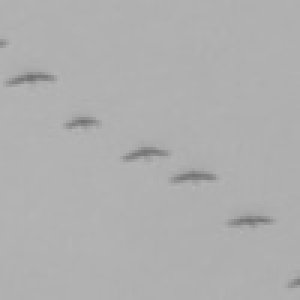
#> input picture Lab05/bird_miniatures/E0089_TR0005_OB2257_T01_M13.jpg, 100 x 100 px (shown 3 times larger); its folder holds only this picture in this run
$ python ex2_ptaki.py
#> lines starting #> are read from the running program, lines starting #| are printed output that depends on the picture; after the words box and inside, x2 and y2 are one past the last pixel; in counts of white or black regions, pixels touching at a corner belong together
#> in count_birds_in_image, image is the input picture: shape (100, 100, 3); min 112, max 181, mean 175.2
from pathlib import Path

import cv2
import numpy as np

# ptaki
IMAGES_DIR = "bird_miniatures"

# minimalna i maksymalna wielkosc obiektu, ktory uznajemy za ptaka
MIN_COMPONENT_AREA = 2
MAX_COMPONENT_AREA = 300

# prog po odjeciu tla
THRESHOLD_VALUE = 8

# pobranie wszystkich obrazow z folderu
def get_image_paths(images_dir):
	return sorted(
		path for path in images_dir.iterdir()
	)

# przygotowanie maski, na ktorej ptaki beda bialymi obiektami - ChatGPT
def build_bird_mask(gray_image):
	# lekkie wzmocnienie lokalnego kontrastu, zeby ciemne ptaki byly lepiej widoczne
	enhanced = cv2.createCLAHE(clipLimit=2.0, tileGridSize=(8, 8)).apply(gray_image)
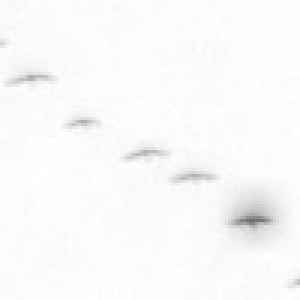
#> enhanced: shape (100, 100) (shown 3 times larger); min 106, max 255, mean 249.5

	# rozmyty obraz traktujemy jako przyblizenie tla
	background = cv2.GaussianBlur(enhanced, (0, 0), 9)

	# odejmujemy ciemniejsze obiekty od tla, dzieki czemu ptaki wychodza mocniej
	difference = cv2.subtract(background, enhanced)
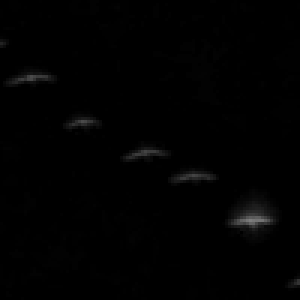
#> difference: shape (100, 100) (shown 3 times larger); min 0, max 125, mean 1.5

	# zamiana na obraz binarny: ptaki beda biale, tlo czarne
	_, mask = cv2.threshold(difference, THRESHOLD_VALUE, 255, cv2.THRESH_BINARY)
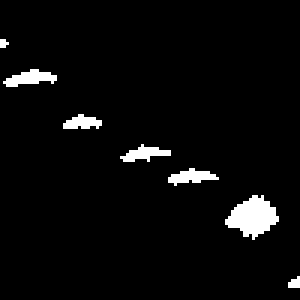
#> mask: shape (100, 100) (shown 3 times larger); 3.9% white; 7 white regions (2 under 20 px), largest, box (x1, y1, x2, y2) and area: (75, 65, 93, 80) 160, (1, 23, 19, 29) 62, (56, 56, 73, 62) 55, (40, 48, 57, 54) 52, (21, 38, 34, 43) 44

	# usuniecie szumu z pojedynczych pikseli
	kernel = np.ones((2, 2), np.uint8)
	cleaned_mask = cv2.morphologyEx(mask, cv2.MORPH_OPEN, kernel)
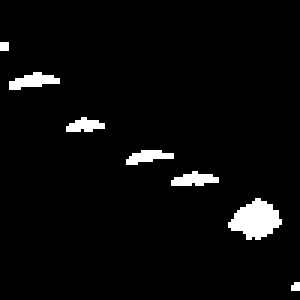
#> cleaned_mask: shape (100, 100) (shown 3 times larger); 3.8% white; 7 white regions (2 under 20 px), largest, box (x1, y1, x2, y2) and area: (76, 66, 94, 80) 158, (3, 24, 20, 30) 60, (57, 57, 73, 62) 53, (42, 50, 58, 55) 49, (22, 39, 35, 44) 43

	return cleaned_mask


# policzenie spojnych bialych plam - ptakow
def count_birds_from_mask(mask):
	num_labels, _, stats, _ = cv2.connectedComponentsWithStats(mask, connectivity=8)
#> num_labels = 8; stats = [[0, 0, 100, 100, 9620], [0, 14, 3, 3, 9], [3, 24, 17, 6, 60], [22, 39, 13, 5, 43], [42, 50, 16, 5, 49], [57, 57, 16, 5, 53], [76, 66, 18, 14, 158], [97, 94, 3, 3, 8]]
	count = 0

	# etykieta 0 to tlo, dlatego zaczynamy od 1
	for label in range(1, num_labels):
		area = stats[label, cv2.CC_STAT_AREA]
		if MIN_COMPONENT_AREA <= area <= MAX_COMPONENT_AREA:
			count += 1
#> this loop made 7 passes
#> area on passes 2 to 6: 60, 43, 49, 53, 158
#> after the loop, count = 7

	return count


# liczenie ptakow na obrazie
def count_birds_in_image(image_path):
	image = cv2.imread(str(image_path))

	# konwersja do skali szarosci zgodnie z poleceniem - ChatGPT
	gray_image = cv2.cvtColor(image, cv2.COLOR_BGR2GRAY)
	mask = build_bird_mask(gray_image)
	return count_birds_from_mask(mask)


def main():
	base_dir = Path(__file__).resolve().parent
	images_dir = base_dir / IMAGES_DIR

	image_paths = get_image_paths(images_dir)

	print("Liczba ptakow na obrazach:")
	for image_path in image_paths:
		bird_count = count_birds_in_image(image_path)
#> bird_count = 7
		print(f"{image_path.name}: {bird_count}")
#| E0089_TR0005_OB2257_T01_M13.jpg: 7

if __name__ == "__main__":
	main()

$ run again, on Lab05/bird_miniatures/E0418_TR0000_OB1797_T01_M04.jpg
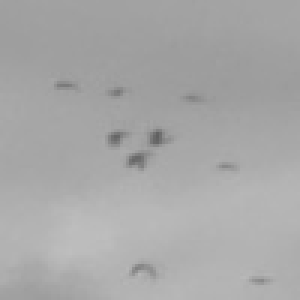
#> input picture Lab05/bird_miniatures/E0418_TR0000_OB1797_T01_M04.jpg, 100 x 100 px (shown 3 times larger)
#> in count_birds_in_image, image is the input picture: shape (100, 100, 3); min 96, max 190, mean 167.9
#> in build_bird_mask, `_, mask = cv2.threshold(difference, THRESHOLD_VALUE, 255, cv2.THRESH_B..`:
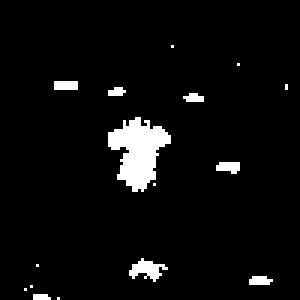
#> mask: shape (100, 100) (shown 3 times larger); 4.7% white; 16 white regions (11 under 20 px), largest, box (x1, y1, x2, y2) and area: (36, 39, 57, 64) 299, (43, 86, 56, 94) 52, (72, 54, 80, 58) 25, (18, 27, 26, 30) 24, (83, 92, 91, 95) 20
#> in build_bird_mask, `cleaned_mask = cv2.morphologyEx(mask, cv2.MORPH_OPEN, kernel)`:
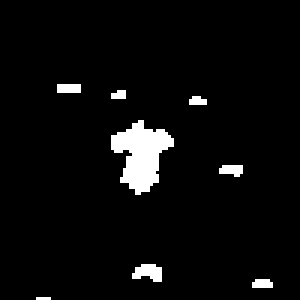
#> cleaned_mask: shape (100, 100) (shown 3 times larger); 4.3% white; 8 white regions (4 under 20 px), largest, box (x1, y1, x2, y2) and area: (37, 40, 58, 65) 291, (44, 88, 54, 94) 43, (73, 55, 81, 59) 25, (19, 28, 27, 31) 24
#> num_labels = 9; stats = [[0, 0, 100, 100, 9565], [19, 28, 8, 3, 24], [37, 30, 5, 3, 13], [63, 32, 6, 3, 15], [37, 40, 21, 25, 291], [73, 55, 8, 4, 25], [44, 88, 10, 6, 43], [84, 93, 7, 3, 19], [12, 99, 5, 1, 5]]
#> the loop in count_birds_from_mask, `for label in range(1, num_labels):` made 8 passes
#> area on passes 1, 4, 5, 6: 24, 291, 25, 43
#> after the loop in count_birds_from_mask, `for label in range(1, num_labels):`: count = 8
#| E0418_TR0000_OB1797_T01_M04.jpg: 8

$ run again, on Lab05/bird_miniatures/E0453_TR0001_OB0564_T01_M02.jpg
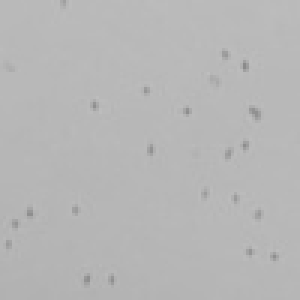
#> input picture Lab05/bird_miniatures/E0453_TR0001_OB0564_T01_M02.jpg, 100 x 100 px (shown 3 times larger)
#> in count_birds_in_image, image is the input picture: shape (100, 100, 3); min 138, max 190, mean 182.7
#> in build_bird_mask, `_, mask = cv2.threshold(difference, THRESHOLD_VALUE, 255, cv2.THRESH_B..`:
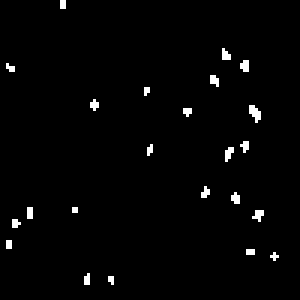
#> mask: shape (100, 100) (shown 3 times larger); 1.7% white in thin lines or dots, all inside (x1, y1, x2, y2) = (2, 0, 93, 95)
#> in build_bird_mask, `cleaned_mask = cv2.morphologyEx(mask, cv2.MORPH_OPEN, kernel)`:
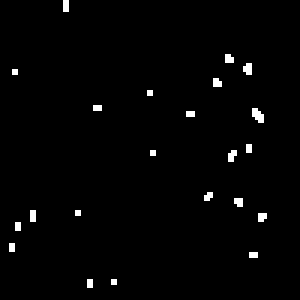
#> cleaned_mask: shape (100, 100) (shown 3 times larger); 1.5% white in thin lines or dots, all inside (x1, y1, x2, y2) = (3, 0, 89, 96)
#> num_labels = 23; stats = 23 rows, first 6: [0, 0, 100, 100, 9850], [21, 0, 2, 4, 8], [75, 18, 3, 3, 8], [81, 21, 3, 4, 10], [4, 23, 2, 2, 4], [71, 26, 3, 3, 8]
#> the loop in count_birds_from_mask, `for label in range(1, num_labels):` made 22 passes
#> area on passes 1 to 8: 8, 8, 10, 4, 8, 4, 6, 6
#> after the loop in count_birds_from_mask, `for label in range(1, num_labels):`: count = 22
#| E0453_TR0001_OB0564_T01_M02.jpg: 22
